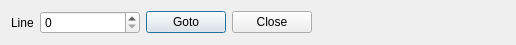
<?xml version="1.0" encoding="UTF-8"?>
<ui version="4.0">
 <class>GotoLineWidget</class>
 <widget class="QWidget" name="GotoLineWidget">
  <property name="geometry">
   <rect>
    <x>0</x>
    <y>0</y>
    <width>516</width>
    <height>33</height>
   </rect>
  </property>
  <property name="sizePolicy">
   <sizepolicy hsizetype="Preferred" vsizetype="Minimum">
    <horstretch>0</horstretch>
    <verstretch>0</verstretch>
   </sizepolicy>
  </property>
  <property name="windowTitle">
   <string>Form</string>
  </property>
  <layout class="QGridLayout" name="gridLayout">
   <item row="0" column="0">
    <widget class="QLabel" name="label">
     <property name="sizePolicy">
      <sizepolicy hsizetype="Minimum" vsizetype="Minimum">
       <horstretch>0</horstretch>
       <verstretch>0</verstretch>
      </sizepolicy>
     </property>
     <property name="text">
      <string>Line</string>
     </property>
    </widget>
   </item>
   <item row="0" column="1">
    <widget class="QSpinBox" name="spinLine">
     <property name="sizePolicy">
      <sizepolicy hsizetype="Expanding" vsizetype="Fixed">
       <horstretch>0</horstretch>
       <verstretch>0</verstretch>
      </sizepolicy>
     </property>
     <property name="maximumSize">
      <size>
       <width>100</width>
       <height>16777215</height>
      </size>
     </property>
     <property name="readOnly">
      <bool>false</bool>
     </property>
     <property name="keyboardTracking">
      <bool>true</bool>
     </property>
    </widget>
   </item>
   <item row="0" column="2">
    <widget class="QPushButton" name="gotoButton">
     <property name="text">
      <string>Goto</string>
     </property>
     <property name="shortcut">
      <string notr="true"/>
     </property>
     <property name="autoDefault">
      <bool>false</bool>
     </property>
     <property name="default">
      <bool>true</bool>
     </property>
    </widget>
   </item>
   <item row="0" column="3">
    <widget class="QPushButton" name="closeButton">
     <property name="text">
      <string>Close</string>
     </property>
     <property name="icon">
      <iconset resource="texmaker.qrc">
       <normaloff>:/images/fileclose16.png</normaloff>:/images/fileclose16.png</iconset>
     </property>
    </widget>
   </item>
   <item row="0" column="4">
    <spacer name="horizontalSpacer">
     <property name="orientation">
      <enum>Qt::Horizontal</enum>
     </property>
     <property name="sizeHint" stdset="0">
      <size>
       <width>172</width>
       <height>20</height>
      </size>
     </property>
    </spacer>
   </item>
  </layout>
 </widget>
 <resources>
  <include location="texmaker.qrc"/>
 </resources>
 <connections/>
</ui>
